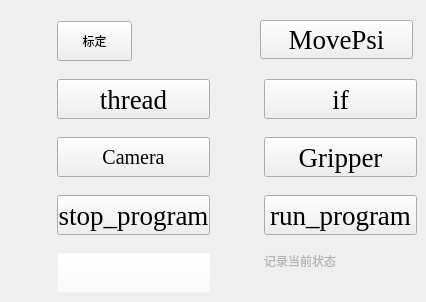
     <widget class="QWidget" name="page_4">
      <widget class="QPushButton" name="threadButton">
       <property name="geometry">
        <rect>
         <x>57</x>
         <y>79</y>
         <width>153</width>
         <height>40</height>
        </rect>
       </property>
       <property name="minimumSize">
        <size>
         <width>153</width>
         <height>40</height>
        </size>
       </property>
       <property name="maximumSize">
        <size>
         <width>153</width>
         <height>40</height>
        </size>
       </property>
       <property name="font">
        <font>
         <family>Times New Roman</family>
         <pointsize>20</pointsize>
        </font>
       </property>
       <property name="text">
        <string>thread</string>
       </property>
      </widget>
      <widget class="QPushButton" name="ifButton_">
       <property name="geometry">
        <rect>
         <x>264</x>
         <y>79</y>
         <width>153</width>
         <height>40</height>
        </rect>
       </property>
       <property name="minimumSize">
        <size>
         <width>153</width>
         <height>40</height>
        </size>
       </property>
       <property name="maximumSize">
        <size>
         <width>153</width>
         <height>40</height>
        </size>
       </property>
       <property name="font">
        <font>
         <family>Times New Roman</family>
         <pointsize>20</pointsize>
        </font>
       </property>
       <property name="text">
        <string>if</string>
       </property>
      </widget>
      <widget class="QPushButton" name="stop_programButton">
       <property name="geometry">
        <rect>
         <x>57</x>
         <y>195</y>
         <width>153</width>
         <height>40</height>
        </rect>
       </property>
       <property name="minimumSize">
        <size>
         <width>153</width>
         <height>40</height>
        </size>
       </property>
       <property name="maximumSize">
        <size>
         <width>153</width>
         <height>40</height>
        </size>
       </property>
       <property name="font">
        <font>
         <family>Times New Roman</family>
         <pointsize>20</pointsize>
        </font>
       </property>
       <property name="text">
        <string>stop_program</string>
       </property>
      </widget>
      <widget class="QPushButton" name="run_programButton">
       <property name="geometry">
        <rect>
         <x>264</x>
         <y>195</y>
         <width>153</width>
         <height>40</height>
        </rect>
       </property>
       <property name="minimumSize">
        <size>
         <width>153</width>
         <height>40</height>
        </size>
       </property>
       <property name="maximumSize">
        <size>
         <width>153</width>
         <height>40</height>
        </size>
       </property>
       <property name="font">
        <font>
         <family>Times New Roman</family>
         <pointsize>20</pointsize>
        </font>
       </property>
       <property name="text">
        <string>run_program</string>
       </property>
      </widget>
      <widget class="QPushButton" name="save_statusButton">
       <property name="geometry">
        <rect>
         <x>57</x>
         <y>253</y>
         <width>153</width>
         <height>40</height>
        </rect>
       </property>
       <property name="minimumSize">
        <size>
         <width>153</width>
         <height>40</height>
        </size>
       </property>
       <property name="maximumSize">
        <size>
         <width>153</width>
         <height>40</height>
        </size>
       </property>
       <property name="font">
        <font>
         <family>Times New Roman</family>
         <pointsize>20</pointsize>
        </font>
       </property>
       <property name="whatsThis">
        <string>Save the current position and all axis angles into a file</string>
       </property>
       <property name="styleSheet">
        <string notr="true">background-color: rgba(255, 255, 255, 0);</string>
       </property>
       <property name="text">
        <string/>
       </property>
       <property name="icon">
        <iconset resource="images.qrc">
         <normaloff>:/images/icon-save_status.png</normaloff>:/images/icon-save_status.png</iconset>
       </property>
       <property name="iconSize">
        <size>
         <width>153</width>
         <height>40</height>
        </size>
       </property>
      </widget>
      <widget class="QPushButton" name="cameraGo">
       <property name="geometry">
        <rect>
         <x>57</x>
         <y>137</y>
         <width>153</width>
         <height>40</height>
        </rect>
       </property>
       <property name="minimumSize">
        <size>
         <width>153</width>
         <height>40</height>
        </size>
       </property>
       <property name="maximumSize">
        <size>
         <width>153</width>
         <height>40</height>
        </size>
       </property>
       <property name="font">
        <font>
         <family>Times New Roman</family>
         <pointsize>15</pointsize>
         <weight>50</weight>
         <bold>false</bold>
        </font>
       </property>
       <property name="text">
        <string>Camera</string>
       </property>
      </widget>
      <widget class="QLabel" name="label_12">
       <property name="geometry">
        <rect>
         <x>264</x>
         <y>253</y>
         <width>72</width>
         <height>16</height>
        </rect>
       </property>
       <property name="styleSheet">
        <string notr="true">color:rgb(179, 181, 180)</string>
       </property>
       <property name="text">
        <string>记录当前状态</string>
       </property>
       <property name="alignment">
        <set>Qt::AlignCenter</set>
       </property>
      </widget>
      <widget class="QPushButton" name="gripper">
       <property name="geometry">
        <rect>
         <x>264</x>
         <y>137</y>
         <width>153</width>
         <height>40</height>
        </rect>
       </property>
       <property name="minimumSize">
        <size>
         <width>153</width>
         <height>40</height>
        </size>
       </property>
       <property name="maximumSize">
        <size>
         <width>153</width>
         <height>40</height>
        </size>
       </property>
       <property name="font">
        <font>
         <family>Times New Roman</family>
         <pointsize>20</pointsize>
        </font>
       </property>
       <property name="whatsThis">
        <string/>
       </property>
       <property name="text">
        <string>Gripper</string>
       </property>
      </widget>
      <widget class="QPushButton" name="biaodingButton">
       <property name="geometry">
        <rect>
         <x>57</x>
         <y>21</y>
         <width>75</width>
         <height>40</height>
        </rect>
       </property>
       <property name="minimumSize">
        <size>
         <width>0</width>
         <height>40</height>
        </size>
       </property>
       <property name="text">
        <string>标定</string>
       </property>
      </widget>
      <widget class="QPushButton" name="nodeMovePsiButton">
       <property name="enabled">
        <bool>true</bool>
       </property>
       <property name="geometry">
        <rect>
         <x>260</x>
         <y>20</y>
         <width>153</width>
         <height>39</height>
        </rect>
       </property>
       <property name="font">
        <font>
         <family>Times New Roman</family>
         <pointsize>20</pointsize>
        </font>
       </property>
       <property name="text">
        <string>MovePsi</string>
       </property>
      </widget>
     </widget>
